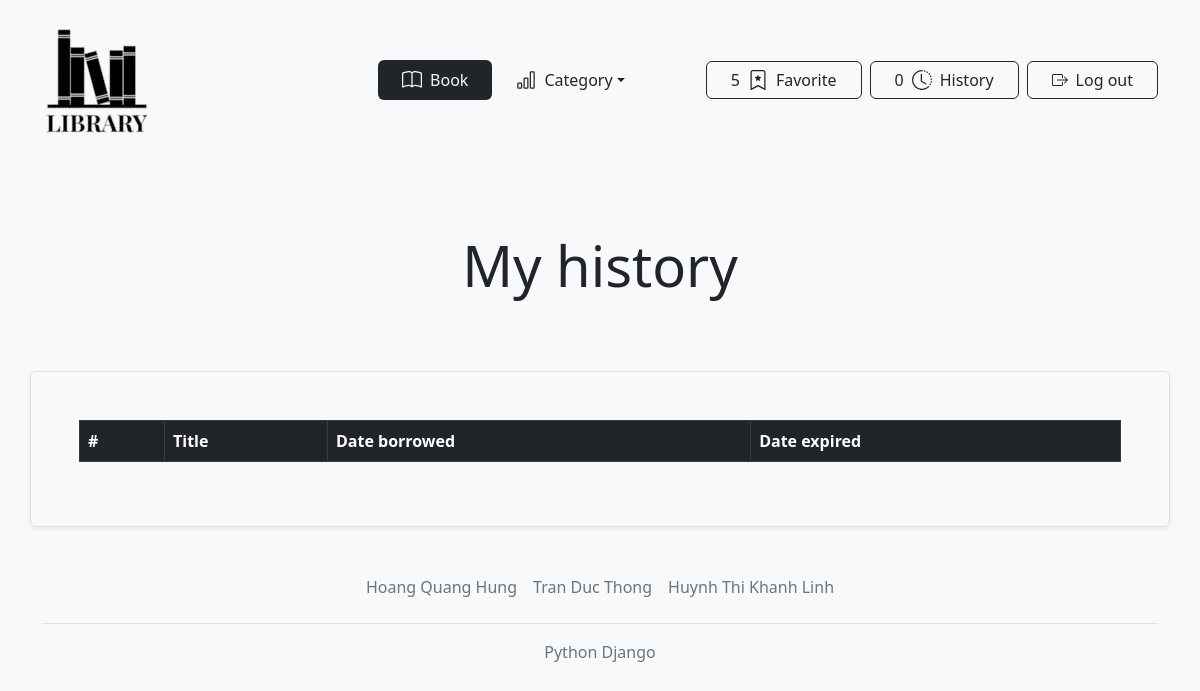
The page /history/ (signed in) on the database as committed earlier.
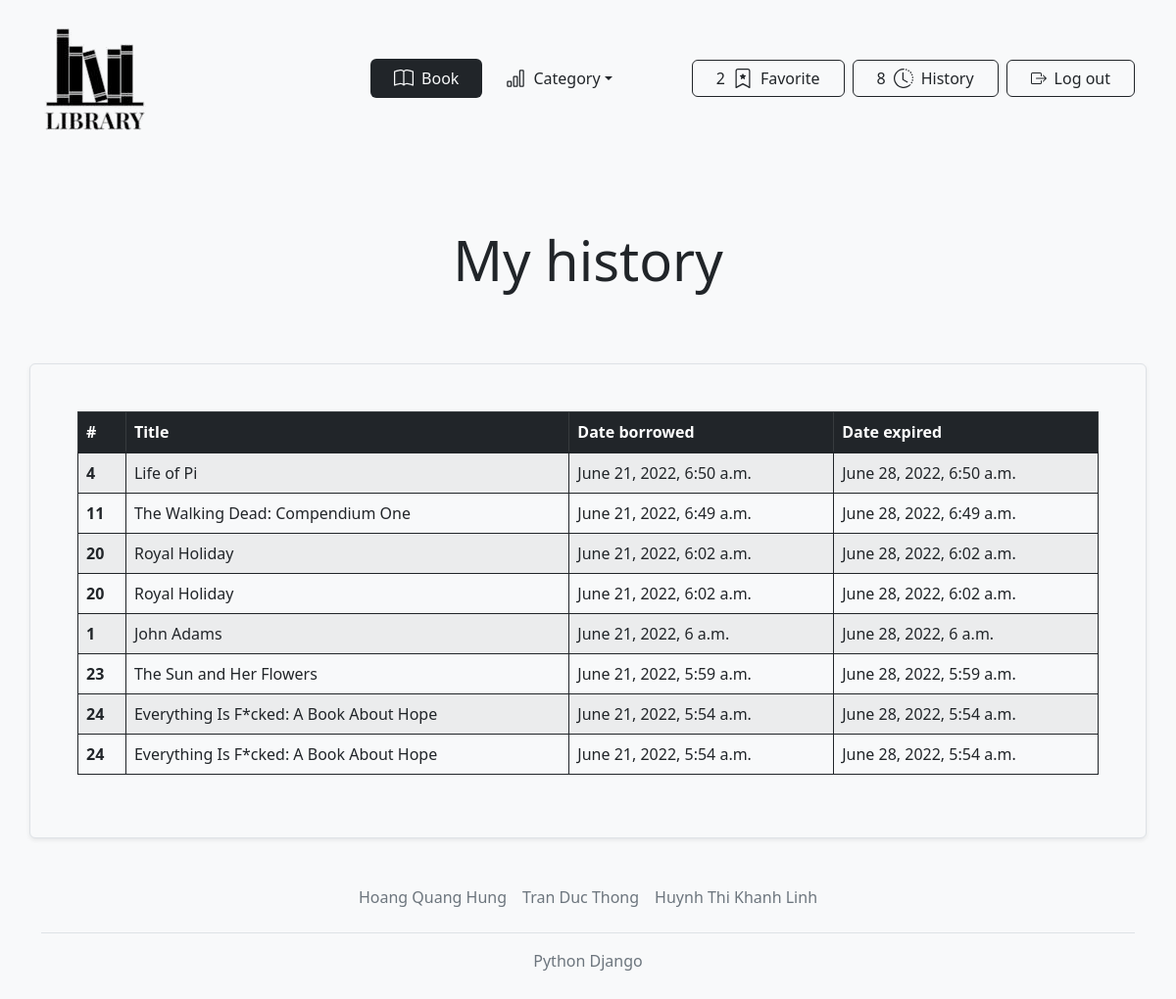
The same page on the database as committed later.
### books/models.py (models this page shows, shortened)
class History(models.Model):
    user = models.ForeignKey(User, on_delete=models.CASCADE)
    book = models.ForeignKey(Book, on_delete=models.CASCADE)
    date_borrowed = models.DateTimeField(auto_now_add=True)
    date_expired = models.DateTimeField()
    date_returned = models.DateTimeField(blank=True, null=True)
    class Meta:
        verbose_name_plural = 'histories'
        ordering = ('-date_borrowed',)

class Book(models.Model):
    category = models.ForeignKey(Category, related_name='book_category', on_delete=models.CASCADE)
    title = models.CharField(max_length=255)
    author = models.CharField(max_length=255)
    description = models.TextField(blank=True)
    image_url = models.URLField(blank=True, default='https://hips.hearstapps.com/hmg-prod/images/old-books-arranged-on-shelf-royalty-free-image-1572384534.jpg?crop=0.668xw:1.00xh;0,0&resize=2048:*')
    slug = models.SlugField(max_length=255, unique=True)
    quantity = models.IntegerField(default=1)
    favourite = models.ManyToManyField(
        'auth.User',
        related_name='favourite_books',
        blank=True
    )
    created_at = models.DateTimeField(auto_now_add=True)
    updated_at = models.DateTimeField(auto_now=True)
    class Meta:
        verbose_name_plural = 'books'
        ordering = ('-created_at',)

### books/views.py (the view, shortened to what this page needs)
# urls.py: path('history/', views.history_of_user, name='history_of_user'),
def history_of_user(request):
    history = History.objects.filter(user=request.user)
    history_quantity = history.count()
    context = {
        'history': history,
        'history_quantity': history_quantity
    }
    return render(request, 'library/history/index.html', context)

### books/context_processors.py (called while the page is built)
def categories(request):
    return {
        'categories': Category.objects.all()
    }

### books/models.py (called while the page is built)
    def get_absolute_url(self):
        return reverse('books:book_filter_by_category', args=[self.slug])

### library/templatetags/tags.py (called while the page is built)
@register.simple_tag
def favourite_quantity(request):
    return request.user.favourite_books.all().count()

@register.simple_tag
def history_quantity(request):
    return History.objects.filter(user=request.user).count()

### templates/library/history/index.html (shortened to what this page needs)
{% extends '../base.html' %}
{% load static %}
{% block content %}
    <div class="position-relative overflow-hidden p-3 p-md-5 m-md-3 text-center bg-light">
        <h1 class="display-4 fw-normal">My history</h1>
    </div>
    <div class="container bg-light border rounded shadow-sm p-5">
        <table class="table table-bordered border-dark table-striped table-hover">
            <thead class="table-dark">
                <tr>
                    <th scope="col">#</th>
                    <th scope="col">Title</th>
                    <th scope="col">Date borrowed</th>
                    <th scope="col">Date expired</th>
                </tr>
            </thead>
            <tbody class="table-group-divider">
                {% for item in history %}
                {% with book=item.book %}
                <tr>
                    <th scope="row">{{ book.id }}</th>
                    <td>{{ book.title }}</td>
                    <td>{{ item.date_borrowed }}</td>
                    <td>{{ item.date_expired }}</td>
                </tr>
                {% endwith %}
                {% endfor %}
            </tbody>
        </table>
    </div>
{% endblock %}

### templates/library/base.html (shortened to what this page needs)
{% load static %}
{% load tags %}
<!DOCTYPE html>
<html>
<head>
    <link href="https://cdn.jsdelivr.net/npm/bootstrap@5.2.0-beta1/dist/css/bootstrap.min.css" rel="stylesheet">
</head>
<body class="bg-light">
    <div class="container">
        <header class="d-flex flex-wrap align-items-center justify-content-center justify-content-md-between py-4 mb-4">
            <a href="/" class="d-flex align-items-center col-md-3 mb-2 mb-md-0 text-dark text-decoration-none">
                <img src="{% static 'images/logo.png' %}" />
            </a>
            <ul class="nav mb-2 justify-content-center mb-md-0">
                <li>
                    <a href="/books" class="nav-link px-4 link-light bg-dark rounded d-flex align-items-center gap-2">
                        <span>Book</span>
                    </a>
                </li>
                <li class="dropdown px-4 d-flex align-items-center gap-2">
                    <a class="nav-link dropdown-toggle text-dark px-0" href="#" id="dropdown01" data-bs-toggle="dropdown" aria-expanded="false">Category</a>
                </li>
            </ul>
            <div class="text-end d-flex gap-2">
                <a href="{% url "books:favourite_all" %}" class="text-decoration-none">
                    <button type="button" class="btn btn-outline-dark d-flex align-items-center gap-2 mx-0 px-4">
                        <span id="favourite_quantity">
                            {% favourite_quantity request %}
                        </span>
                        <span>Favorite</span>
                    </button>
                </a>
                <a href="{% url "books:history_of_user" %}" class="text-decoration-none">
                    <button type="button" class="btn btn-outline-dark d-flex align-items-center gap-2 mx-0 px-4">
                        <span id="history_quantity">
                            {% history_quantity request %}
                        </span>
                        <span>History</span>
                    </button>
                </a>
                <a href="{% url 'user_auth:logout' %}" class="text-decoration-none">
                    <button type="button" class="btn btn-outline-dark d-flex align-items-center gap-2 mx-0 px-4">
                        <span>Log out</span>
                    </button>
                </a>
            </div>
        </header>
    </div>
    <div id="content">{% block content %} {% endblock %}</div>
    <div class="container">
        <footer class="py-3 my-4">
            <ul class="nav justify-content-center border-bottom pb-3 mb-3">
                <li class="nav-item"><a href="#" class="nav-link px-2 text-muted">Hoang Quang Hung</a></li>
                <li class="nav-item"><a href="#" class="nav-link px-2 text-muted">Tran Duc Thong</a></li>
                <li class="nav-item"><a href="#" class="nav-link px-2 text-muted">Huynh Thi Khanh Linh</a></li>
            </ul>
            <p class="text-center text-muted">Python Django</p>
        </footer>
    </div>
</body>
</html>

Rows that differ between the two databases and show on the page:
added History: book.id "4", book "Life of Pi", date_borrowed "June 21, 2022, 6:50 a.m.", date_expired "June 28, 2022, 6:50 a.m."
added History: book.id "11", book "The Walking Dead: Compendium One", date_borrowed "June 21, 2022, 6:49 a.m.", date_expired "June 28, 2022, 6:49 a.m."
added History: book.id "20", book "Royal Holiday", date_borrowed "June 21, 2022, 6:02 a.m.", date_expired "June 28, 2022, 6:02 a.m."
added History: book.id "20", book "Royal Holiday", date_borrowed "June 21, 2022, 6:02 a.m.", date_expired "June 28, 2022, 6:02 a.m."
added History: book.id "1", book "John Adams", date_borrowed "June 21, 2022, 6 a.m.", date_expired "June 28, 2022, 6 a.m."
added History: book.id "23", book "The Sun and Her Flowers", date_borrowed "June 21, 2022, 5:59 a.m.", date_expired "June 28, 2022, 5:59 a.m."
added History: book.id "24", book "Everything Is F*cked: A Book About Hope", date_borrowed "June 21, 2022, 5:54 a.m.", date_expired "June 28, 2022, 5:54 a.m."
added History: book.id "24", book "Everything Is F*cked: A Book About Hope", date_borrowed "June 21, 2022, 5:54 a.m.", date_expired "June 28, 2022, 5:54 a.m."
Other text that changed with them:
text no longer shown: "5 0"
text now shown: "2 8"
